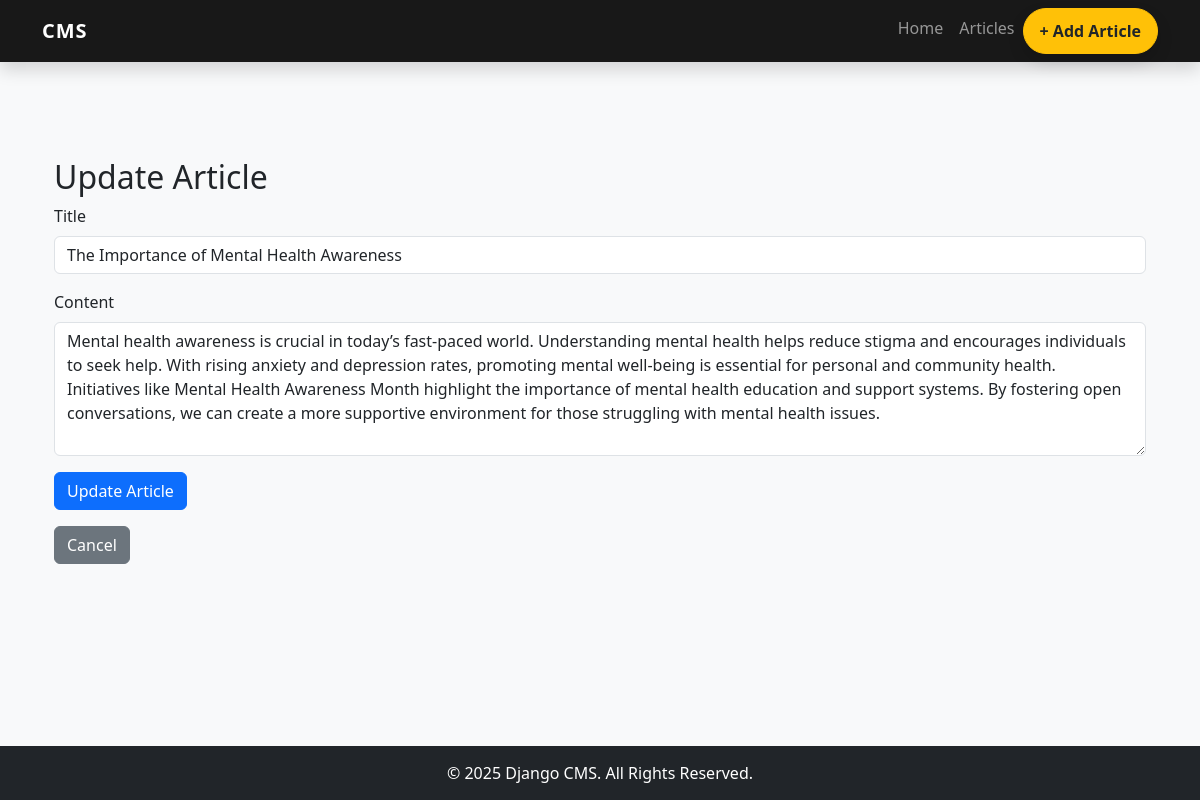
The page /article/3/edit/ on the database its author committed.
### home/models.py (models this page shows, shortened)
class Article(models.Model):
    title = models.CharField(max_length=225)
    content = models.TextField()
    created_at = models.DateTimeField(default=timezone.now)  # Automatically set to now when created

### home/views.py (the view)
# urls.py: path('article/<int:article_id>/edit/', views.article_update, name='article_update'),  # Update path
def article_update(request, article_id):
    article = get_object_or_404(Article, id=article_id)
    if request.method == 'POST':
        form = ArticleForm(request.POST, instance=article)
        if form.is_valid():
            form.save()
            return redirect('article_detail', article_id=article.id)
    else:
        form = ArticleForm(instance=article)
    return render(request, 'article_form.html', {'form': form, 'article': article})

### home/forms.py
class ArticleForm(forms.ModelForm):
    class Meta:
        model = Article
        fields = ['title', 'content']

### templates/article_form.html (shortened to what this page needs)
{% extends 'base.html' %}
{% block content %}
<div class="container mt-5">
    <h2>Update Article</h2>
    <form method="POST">
        <div class="mb-3">
            <label for="id_title" class="form-label">Title</label>
            <input type="text" id="id_title" name="title" class="form-control" value="{{ form.title.value|default:'' }}" required>
        </div>
        <div class="mb-3">
            <label for="id_content" class="form-label">Content</label>
            <textarea id="id_content" name="content" class="form-control" rows="5" required>{{ form.content.value|default:'' }}</textarea>
        </div>
        <button type="submit" class="btn btn-primary">Update Article</button>
    </form>
    <a href="{% url 'article_detail' article.id %}" class="btn btn-secondary mt-3">Cancel</a>
</div>
{% endblock %}

### templates/base.html (style rules this page uses)
body { display: flex; flex-direction: column; min-height: 100vh; background-color: #f8f9fa; }

### rows shown on the page
Article: title "The Importance of Mental Health Awareness", content "Mental health awareness is crucial in today’s fast-paced world. Understanding mental health helps reduce stigma and encourages individuals to seek help. With rising anxiety and depression rates, promoting mental well-being is essential for personal and community health. Initiatives like Mental Health Awareness Month highlight the importance of mental health education and support systems. By fostering open conversations, we can create a more supportive environment for those struggling with mental health issues."
